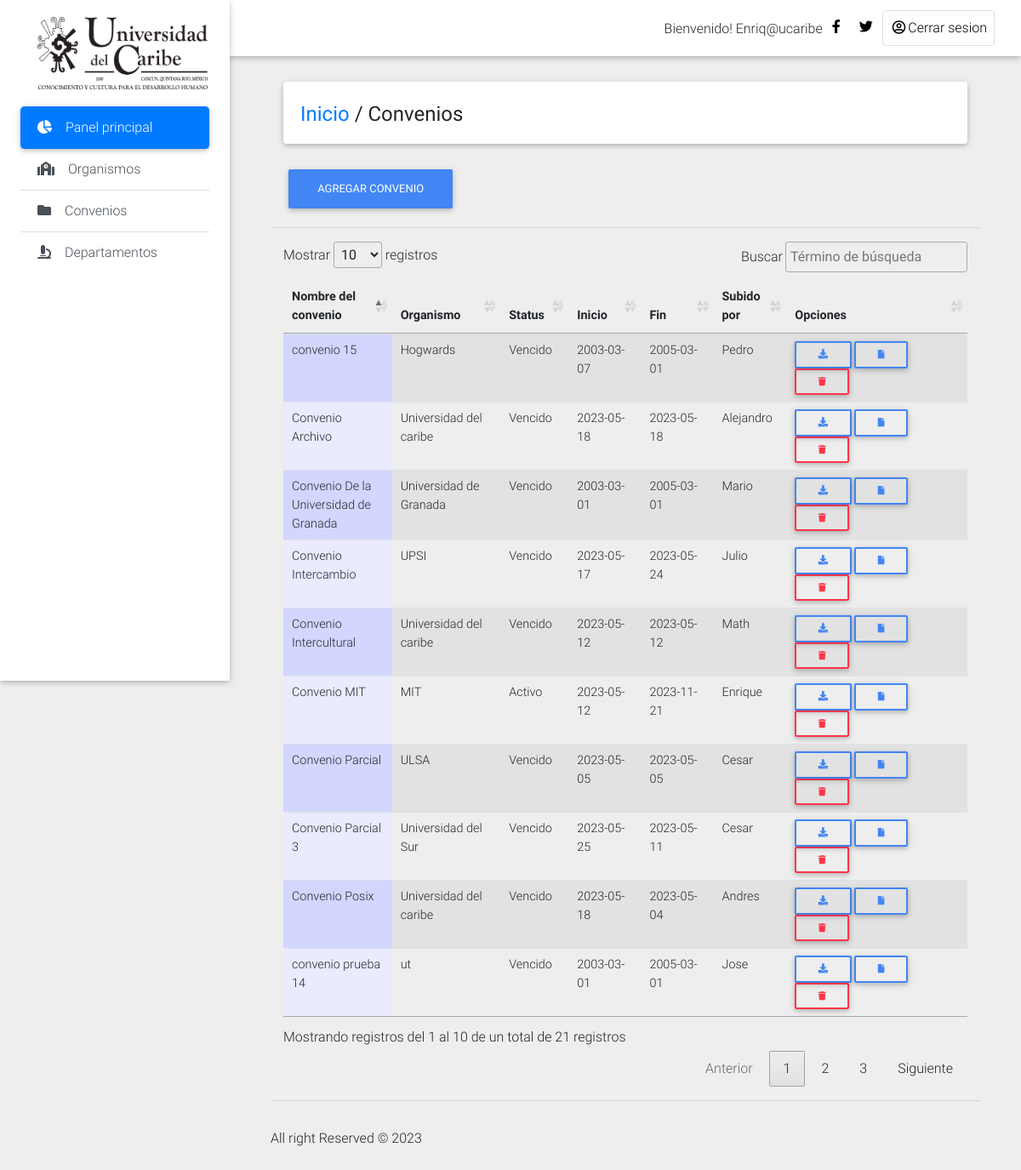
Screenshot of /Dashboard/document_op.php (signed in) with the database file from the repository.
### tables this page shows
CREATE TABLE `usuarios` (
  `id_usuario` int(11) NOT NULL,
  `nombre_usuario` text NOT NULL,
  `email` text NOT NULL,
  `admin_password` text NOT NULL,
  `tipo_usuario` varchar(50) NOT NULL
);

CREATE TABLE `convenio` (
  `id_conv` int(11) NOT NULL,
  `nombre` varchar(128) NOT NULL,
  `organismo` text NOT NULL,
  `status` int(11) NOT NULL,
  `vigencia_inicio` date NOT NULL,
  `vigencia_final` date NOT NULL,
  `rep_ext` varchar(64) NOT NULL,
  `op_ext` varchar(64) NOT NULL,
  `dept_ext` text NOT NULL,
  `firma_ext` date NOT NULL,
  `rep_int` varchar(64) NOT NULL,
  `op_int` text NOT NULL,
  `dept_int` text NOT NULL,
  `firma_int` date NOT NULL,
  `beneficios` varchar(248) NOT NULL,
  `compromisos` varchar(248) NOT NULL,
  `usuario` varchar(32) NOT NULL,
  `ruta_archivo` varchar(64) NOT NULL,
  `estatus` int(11) NOT NULL
);

### Dashboard/document_op.php (the view, shortened to what this page needs)
<!DOCTYPE html>
<html lang="en">
<head>
  <link rel="stylesheet" href="https://use.fontawesome.com/releases/v5.8.1/css/all.css">
  <link href="css/bootstrap.min.css" rel="stylesheet">
  <link href="css/mdb.min.css" rel="stylesheet">
  <link href="css/style.min.css" rel="stylesheet">
    <link rel="stylesheet" href="https://code.jquery.com/ui/1.13.0/themes/base/jquery-ui.css">
    <link rel="stylesheet" type="text/css" href="medias/css/dataTable.css" />
</head>
<body class="grey lighten-3">
  <header>
    <nav class="navbar fixed-top navbar-expand-lg navbar-light white scrolling-navbar">
      <div class="container-fluid">
        <div class="collapse navbar-collapse" id="navbarSupportedContent">
            <?php
             require_once("include/connection.php");
             $id = mysqli_real_escape_string($conn,$_SESSION['email']);
             $r = mysqli_query($conn,"SELECT * FROM usuarios where id_usuario = '$id'") or die (mysqli_error($conn));
             $row = mysqli_fetch_array($r);
             $id=$row['email'];
            ?>
          <ul class="navbar-nav nav-flex-icons">
                <li style="margin-top: 10px;">Bienvenido!</font> <?php echo ucwords(htmlentities($id)); ?></li>
            <li class="nav-item">
              <a href="#" class="nav-link waves-effect" target="_blank">
                <i class="fab fa-facebook-f"></i>
              </a>
            </li>
            <li class="nav-item">
              <a href="#" class="nav-link waves-effect" target="_blank">
                <i class="fab fa-twitter"></i>
              </a>
            </li>
            <li class="nav-item">
            <a href="logout.php" class="nav-link border border-light rounded waves-effect"onclick="return confirm('¿Estás seguro de que deseas cerrar sesion?');">
               <i class="far fa-user-circle"></i>Cerrar sesion
              </a>
            </li>
          </ul>
        </div>
      </div>
    </nav>
     <div class="sidebar-fixed position-fixed">
      <a class="img-fluid"><img src="img/logo_ucaribe.png" width="200px" height="85px" div style="margin: 20px;"  alt="Responsive image">
    </a>
    <div class="list-group list-group-flush">
          <a href="operador.php" class="list-group-item active waves-effect">
          <i class="fas fa-chart-pie mr-3"></i>Panel principal</a>
          <a href="organismo_op.php" class="list-group-item list-group-item-action waves-effect">
          <i class="fas fa-solid fa-school mr-3"></i>Organismos</a>
          <a href="document_op.php" class="list-group-item list-group-item-action waves-effect">
          <i class="fas fa-folder mr-3"></i>Convenios</a>
          <a href="departamento.php" class="list-group-item list-group-item-action waves-effect">
          <i class="fas fa-microscope mr-3"></i>Departamentos</a>
      </div>
    </div>
  </header>
  <main class="pt-5 mx-lg-5">
    <div class="container-fluid mt-5">
      <div class="card mb-4 wow fadeIn">
        <div class="card-body d-sm-flex justify-content-between">
          <h4 class="mb-2 mb-sm-0 pt-1">
            <a href="dashboard.php">Inicio</a>
            <span>/</span>
            <span>Convenios</span>
          </h4>
        </div>
      </div>
    <button type="button" class="btn btn-primary" data-toggle="modal" data-target="#ModalDoc">
        Agregar convenio
      </button>
      </div>
<hr>
 <div class="col-md-12">
 <table id="dtable" class = "table table-striped">
     <thead>
    <th>Nombre del convenio</th>
    <th>Organismo</th>
    <th>Status</th>
    <th>Inicio</th>
    <th>Fin</th>
    <th>Subido por</th>
    <th>Opciones</th>
</thead>
<tbody>
        <?php
        require_once("include/connection.php");
      $query = mysqli_query($conn,"SELECT * FROM convenio group by nombre DESC") or die (mysqli_error($conn));
      while($file=mysqli_fetch_array($query)){
         $id =  $file['id_conv'];
         $name =  $file['nombre'];
         $org =  $file['organismo'];
         $vigencia_i =  $file['vigencia_inicio'];
         $vigencia_f =  $file['vigencia_final'];
         $user =$file['usuario'];
         $fecha_actual = date('Y-m-d');
         $fecha_vencimiento = date_create($vigencia_f);
         $intervalo = date_diff(date_create($fecha_actual), $fecha_vencimiento);
         $status = ($intervalo->format('%R') === '-') ? 'Vencido' : 'Activo';
      ?>
      <td width="15%"><?php echo  $name; ?></td>
      <td width="15%"><?php echo $org; ?></td>
      <td width="5%"><?php echo $status; ?></td>
       <td width="10%"><?php echo $vigencia_i; ?></td>
       <td width="10%"><?php echo $vigencia_f; ?></td>
       <td width="10%"><?php echo $user; ?></td>
       <td width="25%"><a href='downloads.php?file_id=<?php echo $id; ?>'  class="btn btn-sm btn-outline-primary"><i class="fas fa-download"></i></a>
       <a href='#<?php echo $id; ?>' data-id='<?php echo $id; ?>' data-toggle='modal' data-target='#myModal' class='btn btn-sm btn-outline-primary file-info'><i class='fa fa-file' id='file-<?php echo $id; ?>'></i></a>
       <a href='delete_conv.php?id=<?php echo $id; ?>'  class="btn btn-sm btn-outline-danger"onclick="return confirm('¿Estás seguro de que deseas eliminar este elemento?')"><i class="fa fa-trash"></i></a>
<?php } ?>
</tbody>
   </table>
    </div>
    <hr></div>
    <div class="footer-copyright py-3">
     <p>All right Reserved &copy; <?php echo date('Y');?> </p>
    </div>
<link rel="stylesheet" type="text/css" href="https://cdn.datatables.net/1.10.9/css/jquery.dataTables.min.css"/>
<link rel="stylesheet" type="text/css" href="https://cdn.datatables.net/responsive/1.0.3/css/dataTables.responsive.css">
</body>
</html>

### Dashboard/medias/css/dataTable.css (style rules this page uses)
.sorting_asc { background: url('../images/sort_asc.png') no-repeat center right; }
.sorting { background: url('../images/sort_both.png') no-repeat center right; }
tr.odd td.sorting_1 { background-color: #D3D6FF; }
tr.even td.sorting_1 { background-color: #EAEBFF; }

### rows the page displays
usuarios: email "Enriq@ucaribe"
convenio: nombre "convenio prueba 14", organismo "ut", vigencia_final "Vencido", vigencia_inicio "2003-03-01", vigencia_final "2005-03-01", usuario "Jose"
convenio: nombre "Convenio Posix", organismo "Universidad del caribe", vigencia_final "Vencido", vigencia_inicio "2023-05-18", vigencia_final "2023-05-04", usuario "Andres"
convenio: nombre "Convenio Parcial 3", organismo "Universidad del Sur", vigencia_final "Vencido", vigencia_inicio "2023-05-25", vigencia_final "2023-05-11", usuario "Cesar"
convenio: nombre "Convenio Parcial", organismo "ULSA", vigencia_final "Vencido", vigencia_inicio "2023-05-05", vigencia_final "2023-05-05", usuario "Cesar"
convenio: nombre "Convenio MIT", organismo "MIT", vigencia_final "Activo", vigencia_inicio "2023-05-12", vigencia_final "2023-11-21", usuario "Enrique"
convenio: nombre "Convenio Intercultural", organismo "Universidad del caribe", vigencia_final "Vencido", vigencia_inicio "2023-05-12", vigencia_final "2023-05-12", usuario "Math"
convenio: nombre "Convenio Intercambio", organismo "UPSI", vigencia_final "Vencido", vigencia_inicio "2023-05-17", vigencia_final "2023-05-24", usuario "Julio"
convenio: nombre "Convenio De la Universidad de Granada", organismo "Universidad de Granada", vigencia_final "Vencido", vigencia_inicio "2003-03-01", vigencia_final "2005-03-01", usuario "Mario"
convenio: nombre "Convenio Archivo", organismo "Universidad del caribe", vigencia_final "Vencido", vigencia_inicio "2023-05-18", vigencia_final "2023-05-18", usuario "Alejandro"
convenio: nombre "convenio 15", organismo "Hogwards", vigencia_final "Vencido", vigencia_inicio "2003-03-07", vigencia_final "2005-03-01", usuario "Pedro"
